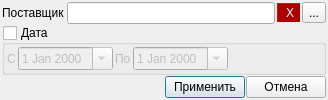
<?xml version="1.0" encoding="UTF-8"?>
<ui version="4.0">
 <class>Dialog</class>
 <widget class="QDialog" name="Dialog">
  <property name="geometry">
   <rect>
    <x>0</x>
    <y>0</y>
    <width>328</width>
    <height>92</height>
   </rect>
  </property>
  <property name="windowTitle">
   <string>Фильтр</string>
  </property>
  <layout class="QGridLayout" name="gridLayout">
   <property name="leftMargin">
    <number>2</number>
   </property>
   <property name="topMargin">
    <number>2</number>
   </property>
   <property name="rightMargin">
    <number>2</number>
   </property>
   <property name="bottomMargin">
    <number>2</number>
   </property>
   <property name="spacing">
    <number>1</number>
   </property>
   <item row="0" column="0">
    <layout class="QHBoxLayout" name="horizontalLayout">
     <property name="spacing">
      <number>2</number>
     </property>
     <item>
      <widget class="QLabel" name="label">
       <property name="text">
        <string>Поставщик</string>
       </property>
      </widget>
     </item>
     <item>
      <widget class="QLineEdit" name="le_provider">
       <property name="readOnly">
        <bool>true</bool>
       </property>
      </widget>
     </item>
     <item>
      <widget class="QToolButton" name="toolButton_10">
       <property name="styleSheet">
        <string notr="true">background-color: rgb(170, 0, 0);
color: rgb(255, 255, 255);
border-style: outset;
border-width: 1px;
border-color: rgb(170, 0, 0);
</string>
       </property>
       <property name="text">
        <string> X</string>
       </property>
      </widget>
     </item>
     <item>
      <widget class="QToolButton" name="toolButton">
       <property name="text">
        <string>...</string>
       </property>
      </widget>
     </item>
    </layout>
   </item>
   <item row="1" column="0">
    <widget class="QGroupBox" name="gb_date_supply">
     <property name="title">
      <string>Дата</string>
     </property>
     <property name="checkable">
      <bool>true</bool>
     </property>
     <property name="checked">
      <bool>false</bool>
     </property>
     <layout class="QGridLayout" name="gridLayout_2">
      <property name="leftMargin">
       <number>2</number>
      </property>
      <property name="topMargin">
       <number>2</number>
      </property>
      <property name="rightMargin">
       <number>2</number>
      </property>
      <property name="bottomMargin">
       <number>2</number>
      </property>
      <property name="spacing">
       <number>2</number>
      </property>
      <item row="0" column="0">
       <widget class="QLabel" name="label_2">
        <property name="text">
         <string>C</string>
        </property>
       </widget>
      </item>
      <item row="0" column="3">
       <widget class="QDateEdit" name="de_date_supply_to">
        <property name="calendarPopup">
         <bool>true</bool>
        </property>
       </widget>
      </item>
      <item row="0" column="1">
       <widget class="QDateEdit" name="de_date_supply_from">
        <property name="calendarPopup">
         <bool>true</bool>
        </property>
       </widget>
      </item>
      <item row="0" column="2">
       <widget class="QLabel" name="label_3">
        <property name="text">
         <string>По</string>
        </property>
       </widget>
      </item>
      <item row="0" column="4">
       <spacer name="horizontalSpacer">
        <property name="orientation">
         <enum>Qt::Horizontal</enum>
        </property>
        <property name="sizeHint" stdset="0">
         <size>
          <width>40</width>
          <height>20</height>
         </size>
        </property>
       </spacer>
      </item>
     </layout>
    </widget>
   </item>
   <item row="2" column="0">
    <layout class="QHBoxLayout" name="horizontalLayout_2">
     <item>
      <spacer name="horizontalSpacer_2">
       <property name="orientation">
        <enum>Qt::Horizontal</enum>
       </property>
       <property name="sizeHint" stdset="0">
        <size>
         <width>40</width>
         <height>20</height>
        </size>
       </property>
      </spacer>
     </item>
     <item>
      <widget class="QPushButton" name="pushButton_2">
       <property name="text">
        <string>Применить</string>
       </property>
      </widget>
     </item>
     <item>
      <widget class="QPushButton" name="pushButton">
       <property name="text">
        <string>Отмена</string>
       </property>
      </widget>
     </item>
    </layout>
   </item>
  </layout>
 </widget>
 <resources/>
 <connections>
  <connection>
   <sender>pushButton</sender>
   <signal>clicked()</signal>
   <receiver>Dialog</receiver>
   <slot>ui_can()</slot>
   <hints>
    <hint type="sourcelabel">
     <x>296</x>
     <y>78</y>
    </hint>
    <hint type="destinationlabel">
     <x>322</x>
     <y>168</y>
    </hint>
   </hints>
  </connection>
  <connection>
   <sender>pushButton_2</sender>
   <signal>clicked()</signal>
   <receiver>Dialog</receiver>
   <slot>ui_acc()</slot>
   <hints>
    <hint type="sourcelabel">
     <x>182</x>
     <y>74</y>
    </hint>
    <hint type="destinationlabel">
     <x>193</x>
     <y>187</y>
    </hint>
   </hints>
  </connection>
  <connection>
   <sender>toolButton</sender>
   <signal>clicked()</signal>
   <receiver>Dialog</receiver>
   <slot>ui_view_provider()</slot>
   <hints>
    <hint type="sourcelabel">
     <x>312</x>
     <y>9</y>
    </hint>
    <hint type="destinationlabel">
     <x>369</x>
     <y>3</y>
    </hint>
   </hints>
  </connection>
  <connection>
   <sender>toolButton_10</sender>
   <signal>clicked()</signal>
   <receiver>Dialog</receiver>
   <slot>ui_del_provider()</slot>
   <hints>
    <hint type="sourcelabel">
     <x>283</x>
     <y>12</y>
    </hint>
    <hint type="destinationlabel">
     <x>280</x>
     <y>-132</y>
    </hint>
   </hints>
  </connection>
 </connections>
 <slots>
  <slot>ui_can()</slot>
  <slot>ui_acc()</slot>
  <slot>ui_view_provider()</slot>
  <slot>ui_del_provider()</slot>
 </slots>
</ui>
